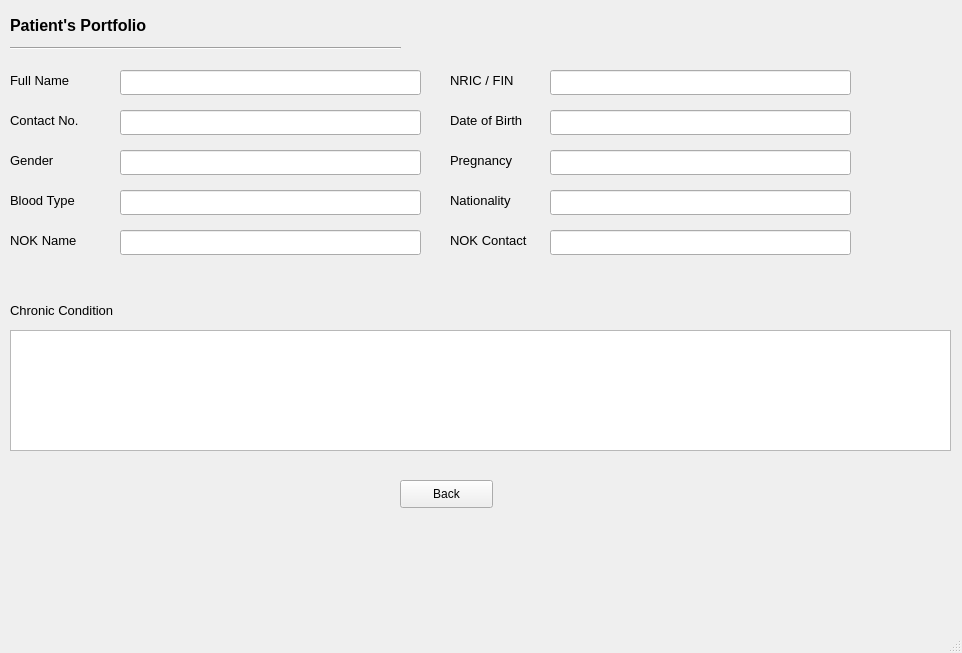
<?xml version="1.0" encoding="UTF-8"?>
<ui version="4.0">
 <class>MainWindow</class>
 <widget class="QMainWindow" name="MainWindow">
  <property name="geometry">
   <rect>
    <x>0</x>
    <y>0</y>
    <width>962</width>
    <height>653</height>
   </rect>
  </property>
  <property name="windowTitle">
   <string>MainWindow</string>
  </property>
  <widget class="QWidget" name="centralwidget">
   <widget class="QLabel" name="label">
    <property name="geometry">
     <rect>
      <x>10</x>
      <y>10</y>
      <width>181</width>
      <height>31</height>
     </rect>
    </property>
    <property name="font">
     <font>
      <family>MS Shell Dlg 2</family>
      <pointsize>12</pointsize>
      <weight>75</weight>
      <italic>false</italic>
      <bold>true</bold>
     </font>
    </property>
    <property name="text">
     <string>Patient's Portfolio</string>
    </property>
   </widget>
   <widget class="Line" name="line_4">
    <property name="geometry">
     <rect>
      <x>10</x>
      <y>40</y>
      <width>391</width>
      <height>16</height>
     </rect>
    </property>
    <property name="orientation">
     <enum>Qt::Horizontal</enum>
    </property>
   </widget>
   <widget class="QLabel" name="label_2">
    <property name="geometry">
     <rect>
      <x>10</x>
      <y>70</y>
      <width>121</width>
      <height>20</height>
     </rect>
    </property>
    <property name="font">
     <font>
      <family>MS Shell Dlg 2</family>
      <pointsize>10</pointsize>
      <weight>50</weight>
      <italic>false</italic>
      <bold>false</bold>
     </font>
    </property>
    <property name="text">
     <string>Full Name</string>
    </property>
   </widget>
   <widget class="QLineEdit" name="lineEdit">
    <property name="geometry">
     <rect>
      <x>120</x>
      <y>70</y>
      <width>301</width>
      <height>25</height>
     </rect>
    </property>
    <property name="readOnly">
     <bool>true</bool>
    </property>
   </widget>
   <widget class="QLabel" name="label_5">
    <property name="geometry">
     <rect>
      <x>10</x>
      <y>110</y>
      <width>131</width>
      <height>20</height>
     </rect>
    </property>
    <property name="font">
     <font>
      <family>MS Shell Dlg 2</family>
      <pointsize>10</pointsize>
      <weight>50</weight>
      <italic>false</italic>
      <bold>false</bold>
     </font>
    </property>
    <property name="text">
     <string>Contact No.</string>
    </property>
   </widget>
   <widget class="QLineEdit" name="lineEdit_2">
    <property name="geometry">
     <rect>
      <x>120</x>
      <y>110</y>
      <width>301</width>
      <height>25</height>
     </rect>
    </property>
    <property name="readOnly">
     <bool>true</bool>
    </property>
   </widget>
   <widget class="QLineEdit" name="lineEdit_3">
    <property name="geometry">
     <rect>
      <x>120</x>
      <y>150</y>
      <width>301</width>
      <height>25</height>
     </rect>
    </property>
    <property name="readOnly">
     <bool>true</bool>
    </property>
   </widget>
   <widget class="QLineEdit" name="lineEdit_4">
    <property name="geometry">
     <rect>
      <x>120</x>
      <y>190</y>
      <width>301</width>
      <height>25</height>
     </rect>
    </property>
    <property name="readOnly">
     <bool>true</bool>
    </property>
   </widget>
   <widget class="QLineEdit" name="lineEdit_5">
    <property name="geometry">
     <rect>
      <x>120</x>
      <y>230</y>
      <width>301</width>
      <height>25</height>
     </rect>
    </property>
    <property name="readOnly">
     <bool>true</bool>
    </property>
   </widget>
   <widget class="QLabel" name="label_6">
    <property name="geometry">
     <rect>
      <x>10</x>
      <y>150</y>
      <width>131</width>
      <height>20</height>
     </rect>
    </property>
    <property name="font">
     <font>
      <family>MS Shell Dlg 2</family>
      <pointsize>10</pointsize>
      <weight>50</weight>
      <italic>false</italic>
      <bold>false</bold>
     </font>
    </property>
    <property name="text">
     <string>Gender</string>
    </property>
   </widget>
   <widget class="QLabel" name="label_8">
    <property name="geometry">
     <rect>
      <x>10</x>
      <y>190</y>
      <width>131</width>
      <height>20</height>
     </rect>
    </property>
    <property name="font">
     <font>
      <family>MS Shell Dlg 2</family>
      <pointsize>10</pointsize>
      <weight>50</weight>
      <italic>false</italic>
      <bold>false</bold>
     </font>
    </property>
    <property name="text">
     <string>Blood Type</string>
    </property>
   </widget>
   <widget class="QLabel" name="label_12">
    <property name="geometry">
     <rect>
      <x>10</x>
      <y>230</y>
      <width>131</width>
      <height>20</height>
     </rect>
    </property>
    <property name="font">
     <font>
      <family>MS Shell Dlg 2</family>
      <pointsize>10</pointsize>
      <weight>50</weight>
      <italic>false</italic>
      <bold>false</bold>
     </font>
    </property>
    <property name="text">
     <string>NOK Name</string>
    </property>
   </widget>
   <widget class="QLabel" name="label_11">
    <property name="geometry">
     <rect>
      <x>10</x>
      <y>300</y>
      <width>131</width>
      <height>20</height>
     </rect>
    </property>
    <property name="font">
     <font>
      <family>MS Shell Dlg 2</family>
      <pointsize>10</pointsize>
      <weight>50</weight>
      <italic>false</italic>
      <bold>false</bold>
     </font>
    </property>
    <property name="text">
     <string>Chronic Condition</string>
    </property>
   </widget>
   <widget class="QPlainTextEdit" name="patient_chronicConditionInput">
    <property name="geometry">
     <rect>
      <x>10</x>
      <y>330</y>
      <width>941</width>
      <height>121</height>
     </rect>
    </property>
   </widget>
   <widget class="QLabel" name="label_16">
    <property name="geometry">
     <rect>
      <x>450</x>
      <y>70</y>
      <width>111</width>
      <height>20</height>
     </rect>
    </property>
    <property name="font">
     <font>
      <family>MS Shell Dlg 2</family>
      <pointsize>10</pointsize>
      <weight>50</weight>
      <italic>false</italic>
      <bold>false</bold>
     </font>
    </property>
    <property name="text">
     <string>NRIC / FIN</string>
    </property>
   </widget>
   <widget class="QLineEdit" name="lineEdit_6">
    <property name="geometry">
     <rect>
      <x>550</x>
      <y>70</y>
      <width>301</width>
      <height>25</height>
     </rect>
    </property>
    <property name="readOnly">
     <bool>true</bool>
    </property>
   </widget>
   <widget class="QLineEdit" name="lineEdit_7">
    <property name="geometry">
     <rect>
      <x>550</x>
      <y>110</y>
      <width>301</width>
      <height>25</height>
     </rect>
    </property>
    <property name="readOnly">
     <bool>true</bool>
    </property>
   </widget>
   <widget class="QLineEdit" name="lineEdit_8">
    <property name="geometry">
     <rect>
      <x>550</x>
      <y>150</y>
      <width>301</width>
      <height>25</height>
     </rect>
    </property>
    <property name="readOnly">
     <bool>true</bool>
    </property>
   </widget>
   <widget class="QLineEdit" name="lineEdit_9">
    <property name="geometry">
     <rect>
      <x>550</x>
      <y>190</y>
      <width>301</width>
      <height>25</height>
     </rect>
    </property>
    <property name="readOnly">
     <bool>true</bool>
    </property>
   </widget>
   <widget class="QLineEdit" name="lineEdit_10">
    <property name="geometry">
     <rect>
      <x>550</x>
      <y>230</y>
      <width>301</width>
      <height>25</height>
     </rect>
    </property>
    <property name="readOnly">
     <bool>true</bool>
    </property>
   </widget>
   <widget class="QLabel" name="label_18">
    <property name="geometry">
     <rect>
      <x>450</x>
      <y>110</y>
      <width>111</width>
      <height>20</height>
     </rect>
    </property>
    <property name="font">
     <font>
      <family>MS Shell Dlg 2</family>
      <pointsize>10</pointsize>
      <weight>50</weight>
      <italic>false</italic>
      <bold>false</bold>
     </font>
    </property>
    <property name="text">
     <string>Date of Birth</string>
    </property>
   </widget>
   <widget class="QLabel" name="label_20">
    <property name="geometry">
     <rect>
      <x>450</x>
      <y>150</y>
      <width>111</width>
      <height>20</height>
     </rect>
    </property>
    <property name="font">
     <font>
      <family>MS Shell Dlg 2</family>
      <pointsize>10</pointsize>
      <weight>50</weight>
      <italic>false</italic>
      <bold>false</bold>
     </font>
    </property>
    <property name="text">
     <string>Pregnancy</string>
    </property>
   </widget>
   <widget class="QLabel" name="label_10">
    <property name="geometry">
     <rect>
      <x>450</x>
      <y>190</y>
      <width>131</width>
      <height>20</height>
     </rect>
    </property>
    <property name="font">
     <font>
      <family>MS Shell Dlg 2</family>
      <pointsize>10</pointsize>
      <weight>50</weight>
      <italic>false</italic>
      <bold>false</bold>
     </font>
    </property>
    <property name="text">
     <string>Nationality</string>
    </property>
   </widget>
   <widget class="QLabel" name="label_13">
    <property name="geometry">
     <rect>
      <x>450</x>
      <y>230</y>
      <width>131</width>
      <height>20</height>
     </rect>
    </property>
    <property name="font">
     <font>
      <family>MS Shell Dlg 2</family>
      <pointsize>10</pointsize>
      <weight>50</weight>
      <italic>false</italic>
      <bold>false</bold>
     </font>
    </property>
    <property name="text">
     <string>NOK Contact</string>
    </property>
   </widget>
   <widget class="QPushButton" name="pushButton">
    <property name="geometry">
     <rect>
      <x>400</x>
      <y>480</y>
      <width>93</width>
      <height>28</height>
     </rect>
    </property>
    <property name="text">
     <string>Back</string>
    </property>
   </widget>
  </widget>
  <widget class="QMenuBar" name="menubar">
   <property name="geometry">
    <rect>
     <x>0</x>
     <y>0</y>
     <width>962</width>
     <height>26</height>
    </rect>
   </property>
  </widget>
  <widget class="QStatusBar" name="statusbar"/>
 </widget>
 <resources/>
 <connections/>
</ui>
